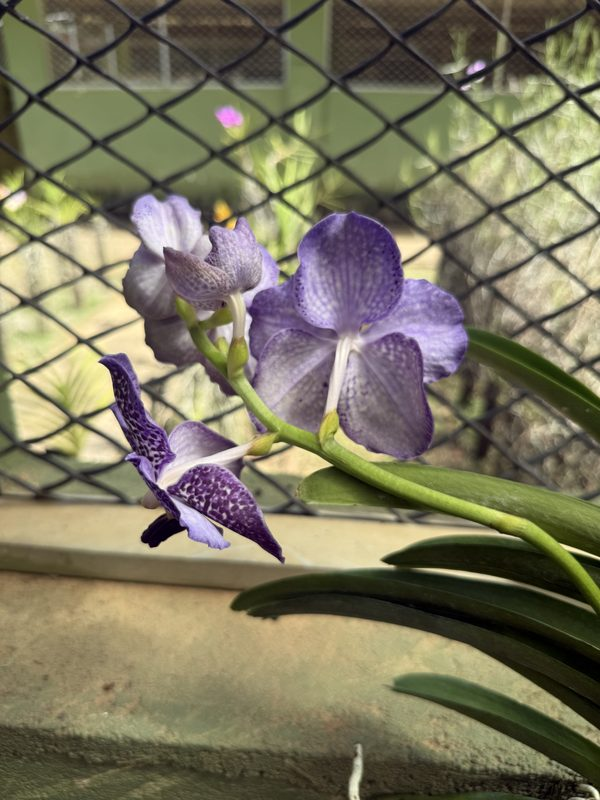
#> input picture ml-models/hybrid_pollination/data/knowledge/collection/img_6038.jpg, 600 x 800 px
$ python flower_morphology.py --image ../data/knowledge/collection/img_6038.jpg
#> lines starting #> are read from the running program, lines starting #| are printed output that depends on the picture; after the words box and inside, x2 and y2 are one past the last pixel; in counts of white or black regions, pixels touching at a corner belong together
"""
Hybrid Pollination - Flower Morphological Feature Extraction

Extracts the flower traits the methodology specifies:

    petal shape
    flower symmetry
    colour patterns
    lip structure (labellum)
    flower size and structure

These are the characteristics a breeder uses when choosing hybrid parents, and
they are the features the compatibility work was originally designed around.

WHERE THESE CAN AND CANNOT BE MEASURED
---------------------------------------
On background-removed images the flower region separates cleanly from foliage,
and every measurement below is meaningful.

On whole-plant nursery photographs they are NOT reliable, and that is a
measured conclusion rather than a caution: a backlit bloom was found to be less
saturated (hue ~14 / saturation ~33) than the sky visible between the leaves
(hue ~109 / saturation ~44), so the flower region cannot be isolated in the
first place. Every function here therefore reports a `reliable` flag, and it is
false when the flower region is too small or too poorly separated to trust.

Orchid flowers are ZYGOMORPHIC - bilaterally symmetric, with one mirror plane
through the lip. That is a real botanical property and is what makes the
symmetry measurement meaningful rather than decorative: a well-formed bloom has
high bilateral symmetry, and breeders select for it.
"""

import os
import sys

import cv2
import numpy as np

sys.path.insert(0, os.path.dirname(os.path.abspath(__file__)))


MIN_FLOWER_AREA = 300      # px, below this nothing is measurable
BG_VALUE, BG_SATURATION = 225, 35
LEAF_HUE_LO, LEAF_HUE_HI = 28, 95


# ──────────────────────────────────────────────
# Region isolation
# ──────────────────────────────────────────────
def isolate_flower(img: np.ndarray) -> tuple:
    """
    Separate the flower from foliage and background on a cutout image.

    Returns:
        (flower_mask, plant_mask)
    """
    hsv = cv2.cvtColor(img, cv2.COLOR_BGR2HSV)
    H, S, V = hsv[:, :, 0], hsv[:, :, 1], hsv[:, :, 2]

    background = (V >= BG_VALUE) & (S <= BG_SATURATION)
    plant = (~background).astype(np.uint8) * 255

    foliage = ((H >= LEAF_HUE_LO) & (H <= LEAF_HUE_HI)).astype(np.uint8) * 255
    foliage = cv2.bitwise_and(foliage, plant)

    coloured = (S >= 45).astype(np.uint8) * 255
    flower = cv2.bitwise_and(cv2.bitwise_and(plant, cv2.bitwise_not(foliage)), coloured)

    kernel = cv2.getStructuringElement(cv2.MORPH_ELLIPSE, (3, 3))
    flower = cv2.morphologyEx(flower, cv2.MORPH_OPEN, kernel, iterations=1)
    flower = cv2.morphologyEx(flower, cv2.MORPH_CLOSE, kernel, iterations=2)

    return flower, plant


# ──────────────────────────────────────────────
# Petal shape and structure
# ──────────────────────────────────────────────
def petal_shape_features(flower: np.ndarray) -> dict:
    """
    Shape descriptors of the bloom outline.

    A Vanda flower is a flat rosette of broad rounded segments; a Papilionanthe
    or terete-type bloom is narrower and more star-like. Circularity, solidity
    and the number of outline lobes separate these.
    """
    f = {"petal_circularity": 0.0, "petal_solidity": 0.0, "petal_aspect": 0.0,
         "petal_extent": 0.0, "petal_lobes": 0, "petal_roughness": 0.0}

    contours, _ = cv2.findContours(flower, cv2.RETR_EXTERNAL, cv2.CHAIN_APPROX_SIMPLE)
    contours = [c for c in contours if cv2.contourArea(c) >= MIN_FLOWER_AREA]
    if not contours:
        return f

    big = max(contours, key=cv2.contourArea)
    area = cv2.contourArea(big)
    perim = cv2.arcLength(big, True)
    hull = cv2.convexHull(big)
    hull_area = cv2.contourArea(hull)
    x, y, w, h = cv2.boundingRect(big)

    f["petal_circularity"] = float(4 * np.pi * area / (perim ** 2)) if perim > 0 else 0.0
    f["petal_solidity"] = float(area / hull_area) if hull_area > 0 else 0.0
    f["petal_aspect"] = float(w / h) if h > 0 else 0.0
    f["petal_extent"] = float(area / (w * h)) if w * h > 0 else 0.0

    # Lobe count: convexity defects deep enough to be the notch between two
    # perianth segments rather than contour noise
    try:
        hull_idx = cv2.convexHull(big, returnPoints=False)
        if len(hull_idx) > 3 and len(big) > 3:
            defects = cv2.convexityDefects(big, np.sort(hull_idx[:, 0])[::-1][:, None])
            if defects is not None:
                threshold = max(600, area * 0.01)
                f["petal_lobes"] = int(sum(1 for d in defects[:, 0, 3] if d > threshold))
    except cv2.error:
        pass

    # Outline roughness: how far the true outline departs from its hull
    hull_perim = cv2.arcLength(hull, True)
    f["petal_roughness"] = float(perim / hull_perim) if hull_perim > 0 else 0.0

    return f


# ──────────────────────────────────────────────
# Symmetry
# ──────────────────────────────────────────────
def symmetry_features(flower: np.ndarray) -> dict:
    """
    Bilateral symmetry of the bloom.

    Orchids are zygomorphic: one mirror plane, running vertically through the
    lip. The mask is centred on its own centroid, aligned to its principal axis,
    then compared with its mirror image. Breeders select for well-formed,
    symmetric flowers, so this is a trait with real selection value.
    """
    f = {"symmetry_vertical": 0.0, "symmetry_horizontal": 0.0,
         "symmetry_axis_angle": 0.0}

    ys, xs = np.nonzero(flower)
    if len(xs) < MIN_FLOWER_AREA:
        return f

    # Principal axis, so a tilted bloom is not scored as asymmetric
    coords = np.stack([xs - xs.mean(), ys - ys.mean()]).astype(np.float32)
    cov = np.cov(coords)
    eigvals, eigvecs = np.linalg.eigh(cov)
    axis = eigvecs[:, np.argmax(eigvals)]
    angle = float(np.degrees(np.arctan2(axis[1], axis[0])))
    f["symmetry_axis_angle"] = round(angle, 2)

    h, w = flower.shape
    centre = (float(xs.mean()), float(ys.mean()))
    rot = cv2.getRotationMatrix2D(centre, angle, 1.0)
    aligned = cv2.warpAffine(flower, rot, (w, h), flags=cv2.INTER_NEAREST)

    ys2, xs2 = np.nonzero(aligned)
    if len(xs2) < MIN_FLOWER_AREA:
        return f

    x0, x1 = xs2.min(), xs2.max()
    y0, y1 = ys2.min(), ys2.max()
    crop = aligned[y0:y1 + 1, x0:x1 + 1]
    if crop.size == 0:
        return f

    def overlap(a, b):
        inter = np.logical_and(a > 0, b > 0).sum()
        union = np.logical_or(a > 0, b > 0).sum()
        return float(inter / union) if union else 0.0

    f["symmetry_vertical"] = round(overlap(crop, cv2.flip(crop, 1)), 4)    # left/right
    f["symmetry_horizontal"] = round(overlap(crop, cv2.flip(crop, 0)), 4)  # top/bottom

    return f


# ──────────────────────────────────────────────
# Colour pattern
# ──────────────────────────────────────────────
def colour_pattern_features(img: np.ndarray, flower: np.ndarray) -> dict:
    """
    Colour distribution across the bloom.

    Distinguishes a plain flower from a spotted or tessellated one by how
    variable the colour is WITHIN the bloom, and how much of it departs from the
    bloom's own dominant tone. Measured relative to the flower itself so that
    exposure does not decide the answer.
    """
    f = {"colour_uniformity": 0.0, "colour_spread": 0.0, "spot_fraction": 0.0,
         "pattern": "unknown", "dominant_hue": 0.0, "secondary_fraction": 0.0}

    m = flower > 0
    if m.sum() < MIN_FLOWER_AREA:
        return f

    hsv = cv2.cvtColor(img, cv2.COLOR_BGR2HSV)
    H = hsv[:, :, 0][m].astype(np.float32)
    S = hsv[:, :, 1][m].astype(np.float32)
    V = hsv[:, :, 2][m].astype(np.float32)

    f["dominant_hue"] = float(np.median(H))
    f["colour_spread"] = float(np.percentile(H, 75) - np.percentile(H, 25))
    f["colour_uniformity"] = float(1.0 / (1.0 + H.std()))

    # Tissue markedly darker than the bloom's own median = spot or vein
    dark = V < (np.median(V) - 35)
    f["spot_fraction"] = float(dark.mean())

    # Tissue at a clearly different hue = a second colour, e.g. a coloured lip
    off_hue = np.abs(H - np.median(H)) > 15
    f["secondary_fraction"] = float(off_hue.mean())

    if f["spot_fraction"] > 0.22:
        f["pattern"] = "tessellated"
    elif f["spot_fraction"] > 0.08:
        f["pattern"] = "spotted"
    elif f["secondary_fraction"] > 0.25:
        f["pattern"] = "bicolour"
    else:
        f["pattern"] = "plain"

    return f


# ──────────────────────────────────────────────
# Lip (labellum)
# ──────────────────────────────────────────────
def lip_features(img: np.ndarray, flower: np.ndarray) -> dict:
    """
    Approximate the labellum - the modified lower petal.

    The lip matters to this project specifically: it carries the column, and the
    pollinia sit under the anther cap at its base. It is usually a different
    colour from the petals and sits at the bottom of the bloom.

    This is an APPROXIMATION by colour and position, not a trained detector, and
    `lip_confidence` says how distinct the candidate actually was. On a plain
    single-coloured flower the lip cannot be separated at all, and the
    confidence correctly falls to near zero.
    """
    f = {"lip_area_ratio": 0.0, "lip_hue_offset": 0.0, "lip_relative_y": 0.0,
         "lip_confidence": 0.0}

    m = flower > 0
    if m.sum() < MIN_FLOWER_AREA:
        return f

    hsv = cv2.cvtColor(img, cv2.COLOR_BGR2HSV)
    H = hsv[:, :, 0].astype(np.float32)
    median_hue = float(np.median(H[m]))

    # Candidate lip: flower tissue whose hue departs from the bloom's dominant
    off = (np.abs(H - median_hue) > 15) & m
    off_mask = (off.astype(np.uint8)) * 255
    kernel = cv2.getStructuringElement(cv2.MORPH_ELLIPSE, (3, 3))
    off_mask = cv2.morphologyEx(off_mask, cv2.MORPH_OPEN, kernel, iterations=1)

    n, labels, stats, centroids = cv2.connectedComponentsWithStats(
        (off_mask > 0).astype(np.uint8), 8)
    if n <= 1:
        return f

    # Largest distinct-coloured region
    idx = 1 + int(np.argmax(stats[1:, cv2.CC_STAT_AREA]))
    lip_area = int(stats[idx, cv2.CC_STAT_AREA])
    flower_area = int(m.sum())

    if lip_area < 40:
        return f

    f["lip_area_ratio"] = round(lip_area / flower_area, 4)
    f["lip_hue_offset"] = round(abs(float(np.median(H[labels == idx])) - median_hue), 2)

    # Vertical position within the bloom: 0 = top, 1 = bottom. A real lip sits low.
    ys = np.nonzero(m)[0]
    lip_y = float(centroids[idx][1])
    span = float(ys.max() - ys.min()) or 1.0
    f["lip_relative_y"] = round((lip_y - ys.min()) / span, 3)

    # Confident when the region is a sensible size, clearly off-hue, and low
    size_ok = 0.03 <= f["lip_area_ratio"] <= 0.45
    hue_ok = f["lip_hue_offset"] >= 15
    pos_ok = f["lip_relative_y"] >= 0.35
    f["lip_confidence"] = round(
        (0.4 * size_ok + 0.35 * hue_ok + 0.25 * pos_ok), 2)

    return f


# ──────────────────────────────────────────────
# Public API
# ──────────────────────────────────────────────
def extract_flower_morphology(image_path: str = None, img: np.ndarray = None) -> dict:
    """
    All flower morphological features for one image.

    Returns a dict including `reliable`, which is False when the flower region
    is too small or too poorly separated for the measurements to mean anything.
    Callers must check it rather than using the numbers blindly.
    """
    if img is None:
        img = cv2.imread(image_path)
#> img is the input picture: shape (800, 600, 3); mean B, G, R 94.8, 118.8, 123.7
        if img is None:
            raise ValueError(f"Could not read {image_path}")

    flower, plant = isolate_flower(img)
#> in isolate_flower, `H, S, V = hsv[:, :, 0], hsv[:, :, 1], hsv[:, :, 2]`:
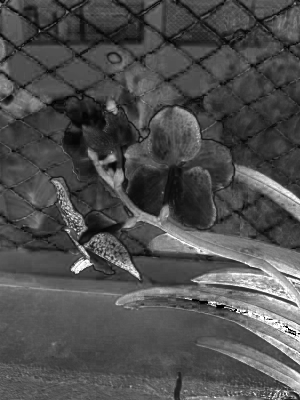
#> S: shape (800, 600) (shown at 1/2 size); min 0, max 255, mean 79.1
#> in isolate_flower, `H, S, V = hsv[:, :, 0], hsv[:, :, 1], hsv[:, :, 2]`:
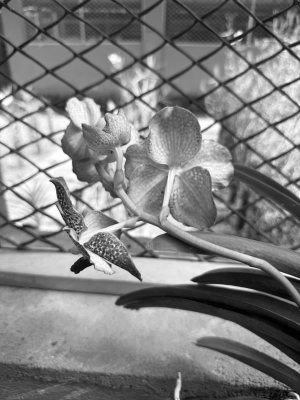
#> V: shape (800, 600) (shown at 1/2 size); min 0, max 255, mean 127.4
#> in isolate_flower, `background = (V >= BG_VALUE) & (S <= BG_SATURATION)`:
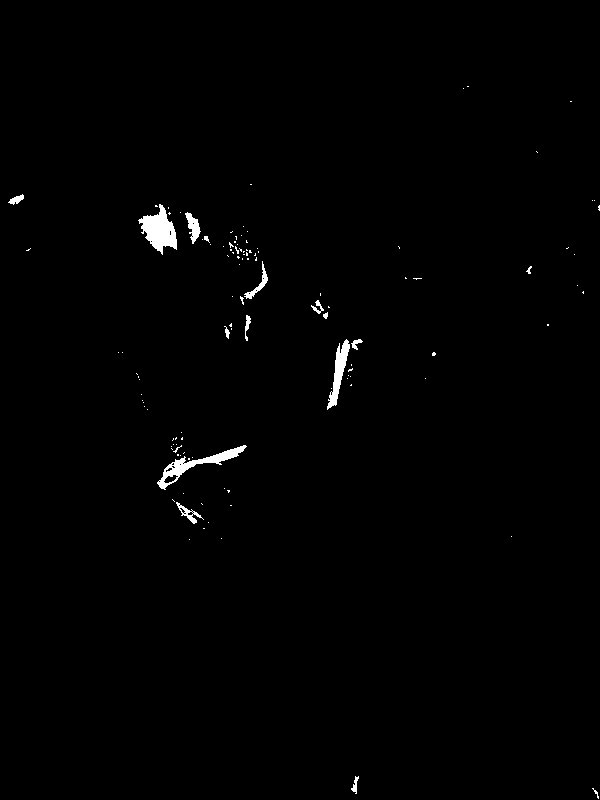
#> background: shape (800, 600) bool; 0.8% white; 117 white regions (101 under 20 px), largest, box (x1, y1, x2, y2) and area: (138, 204, 177, 255) 1018, (157, 445, 247, 490) 830, (327, 339, 350, 410) 594
#> in isolate_flower, `flower = cv2.morphologyEx(flower, cv2.MORPH_CLOSE, kernel, iterations=2)`:
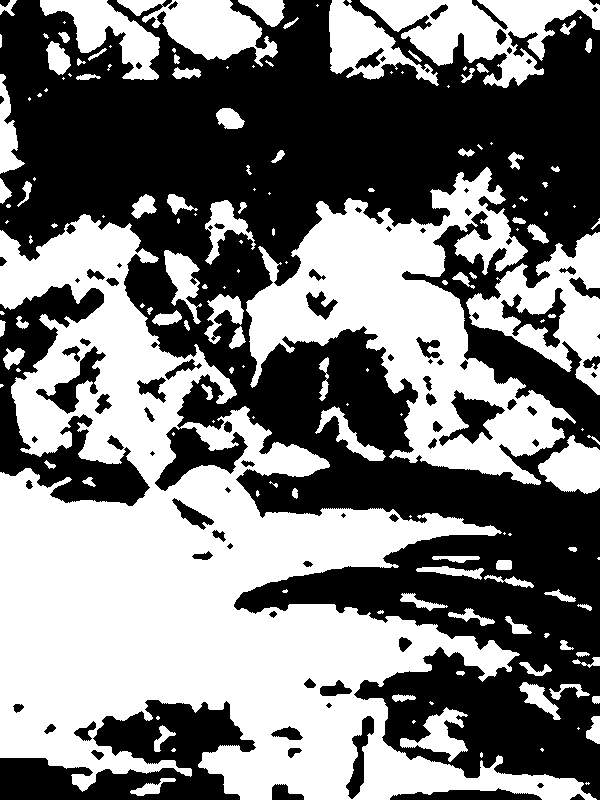
#> flower: shape (800, 600); 48% white; 159 white regions (65 under 20 px)

    flower_area = int(cv2.countNonZero(flower))
#> flower_area = 230501
    plant_area = int(cv2.countNonZero(plant))
#> plant_area = 476146
    frame_area = img.shape[0] * img.shape[1]

    features = {
        "flower_area_px": flower_area,
        "flower_frame_ratio": round(flower_area / frame_area, 4),
        "flower_plant_ratio": round(flower_area / plant_area, 4) if plant_area else 0.0,
        "reliable": flower_area >= MIN_FLOWER_AREA,
    }
#> features = {'flower_area_px': 230501, 'flower_frame_ratio': 0.48, 'flower_plant_ratio': 0.484, 'reliable': True}

    features.update(petal_shape_features(flower))
#> in petal_shape_features, `contours, _ = cv2.findContours(flower, cv2.RETR_EXTERNAL, cv2.CHAIN_AP..`: contours = 156 contours, 81 with area under 20; largest, box (x1, y1, x2, y2) and area: (0, 214, 597, 800) 144742, (246, 167, 576, 485) 41240, (466, 232, 600, 395) 10118, (360, 0, 600, 88) 9376, (117, 0, 278, 67) 4932
#> in petal_shape_features, `contours = [c for c in contours if cv2.contourArea(c) >= MIN_FLOWER_AR..`: contours = 20 contours; largest, box (x1, y1, x2, y2) and area: (0, 214, 597, 800) 144742, (246, 167, 576, 485) 41240, (466, 232, 600, 395) 10118, (360, 0, 600, 88) 9376, (117, 0, 278, 67) 4932
#> in petal_shape_features, `big = max(contours, key=cv2.contourArea)`: big = contour of 1900 points, box (x1, y1, x2, y2) (0, 214, 597, 800), area 144742
#> in petal_shape_features, `area = cv2.contourArea(big)`: area = 144742.5
#> in petal_shape_features, `perim = cv2.arcLength(big, True)`: perim = 5743.7
#> in petal_shape_features, `hull = cv2.convexHull(big)`: hull = contour of 10 points, box (x1, y1, x2, y2) (0, 214, 597, 800), area 241464
#> in petal_shape_features, `hull_area = cv2.contourArea(hull)`: hull_area = 241464.5
#> in petal_shape_features, `x, y, w, h = cv2.boundingRect(big)`: x = 0; y = 214; w = 597; h = 586
#> in petal_shape_features, `hull_idx = cv2.convexHull(big, returnPoints=False)`: hull_idx = [1899, 1873, 1314, 1313, 845, 762, 517, 486, 58, 0]
#> in petal_shape_features, `defects = cv2.convexityDefects(big, np.sort(hull_idx[:, 0])[::-1][:, N..`: defects = [[0, 58, 36, 9246], [58, 486, 380, 38400], [486, 517, 504, 6264], [517, 762, 690, 25130], [762, 845, 765, 4096], [845, 1313, 1197, 70989], [1314, 1873, 1468, 36378], [1873, 1899, 1887, 3192]]
#> in petal_shape_features, `threshold = max(600, area * 0.01)`: threshold = 1447.4
#> in petal_shape_features, `hull_perim = cv2.arcLength(hull, True)`: hull_perim = 2028.4
    features.update(symmetry_features(flower))
#> in symmetry_features, `cov = np.cov(coords)`: cov = [[27372.5, -6125.6], [-6125.6, 48573]]
#> in symmetry_features, `eigvals, eigvecs = np.linalg.eigh(cov)`: eigvals = [25729.9, 50215.6]; eigvecs = [[-0.966, -0.259], [-0.259, 0.966]]
#> in symmetry_features, `axis = eigvecs[:, np.argmax(eigvals)]`: axis = [-0.259, 0.966]
#> in symmetry_features, `angle = float(np.degrees(np.arctan2(axis[1], axis[0])))`: angle = 105
#> in symmetry_features, `centre = (float(xs.mean()), float(ys.mean()))`: centre = (269.4, 450.5)
#> in symmetry_features, `rot = cv2.getRotationMatrix2D(centre, angle, 1.0)`: rot = [[-0.259, 0.966, -95.89], [-0.966, -0.259, 827.4]]
#> in symmetry_features, `aligned = cv2.warpAffine(flower, rot, (w, h), flags=cv2.INTER_NEAREST)`:
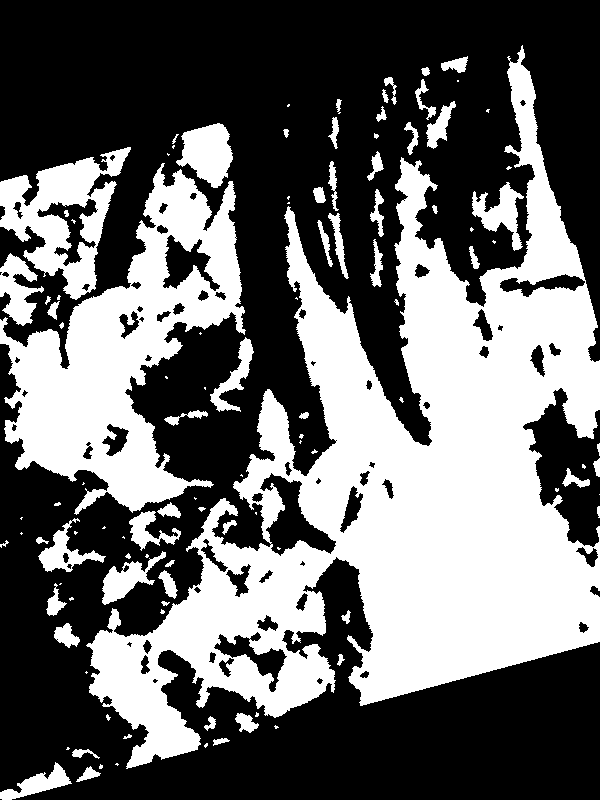
#> aligned: shape (800, 600); 40.8% white; 109 white regions (46 under 20 px), largest, box (x1, y1, x2, y2) and area: (86, 45, 600, 769) 133760, (0, 163, 246, 515) 35315, (0, 147, 131, 300) 8470
#> in symmetry_features, `x0, x1 = xs2.min(), xs2.max()`: x0 = 0; x1 = 599
#> in symmetry_features, `y0, y1 = ys2.min(), ys2.max()`: y0 = 45; y1 = 799
#> in symmetry_features, `crop = aligned[y0:y1 + 1, x0:x1 + 1]`:
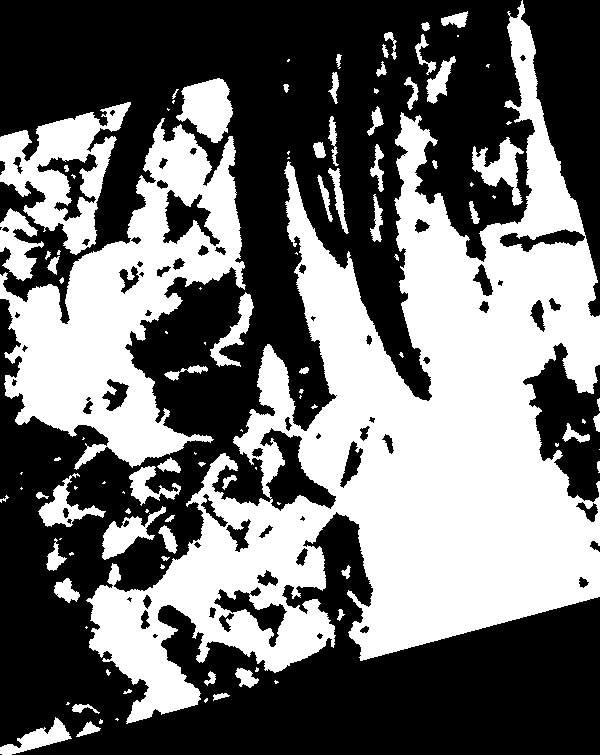
#> crop: shape (755, 600); 43.2% white; 109 white regions (46 under 20 px), largest, box (x1, y1, x2, y2) and area: (86, 0, 600, 724) 133760, (0, 118, 246, 470) 35315, (0, 102, 131, 255) 8470
#> in overlap, `inter = np.logical_and(a > 0, b > 0).sum()`: inter = 108344
#> in overlap, `union = np.logical_or(a > 0, b > 0).sum()`: union = 283216
    features.update(colour_pattern_features(img, flower))
    features.update(lip_features(img, flower))
#> in lip_features, `median_hue = float(np.median(H[m]))`: median_hue = 24
#> in lip_features, `n, labels, stats, centroids = cv2.connectedComponentsWithStats( (off_m..`:
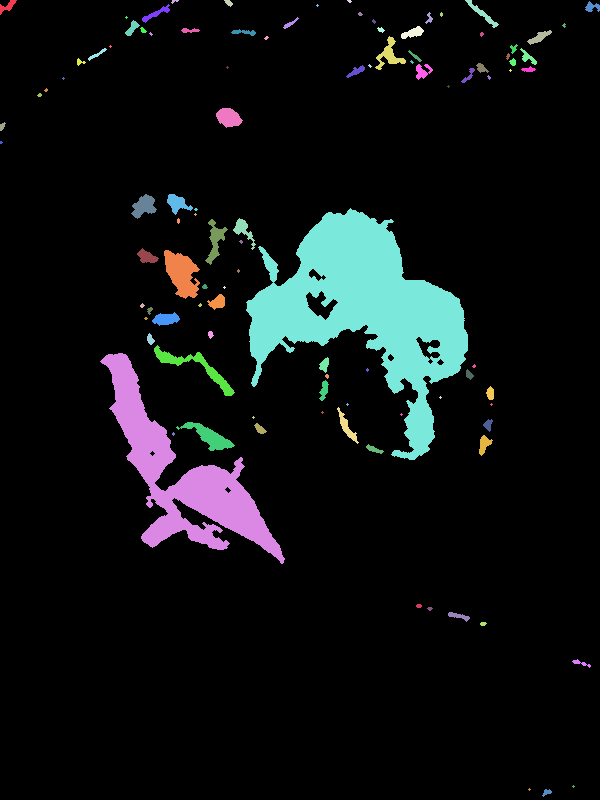
#> labels: shape (800, 600) int32; 104 distinct labels, from 0 to 103; one colour per label, 0 black
#> in lip_features, `n, labels, stats, centroids = cv2.connectedComponentsWithStats( (off_m..`: n = 104; stats = 104 rows, first 6: [0, 0, 600, 800, 437334], [0, 0, 17, 15, 102], [171, 0, 8, 4, 16], [224, 0, 9, 7, 37], [347, 0, 5, 3, 10], [465, 0, 34, 28, 189]; centroids = 104 pairs, first value 0.714 to 591.7, second value 0.8 to 792
#> in lip_features, `idx = 1 + int(np.argmax(stats[1:, cv2.CC_STAT_AREA]))`: idx = 55
#> in lip_features, `lip_area = int(stats[idx, cv2.CC_STAT_AREA])`: lip_area = 23151
#> in lip_features, `flower_area = int(m.sum())`: flower_area = 230501
#> in lip_features, `lip_y = float(centroids[idx][1])`: lip_y = 310.2
#> in lip_features, `span = float(ys.max() - ys.min()) or 1.0`: span = 799
#> in lip_features, `size_ok = 0.03 <= f["lip_area_ratio"] <= 0.45`: size_ok = True

    if not features["reliable"]:
        features["note"] = ("No flower region large enough to measure. On a "
                            "whole-plant photograph this is expected - flower "
                            "morphology needs a bloom close-up.")

    return features


# [10 lines left out: function get_morphology_feature_names, not called in this run]


if __name__ == "__main__":
    import argparse

    parser = argparse.ArgumentParser(description="Extract flower morphology")
    parser.add_argument("--image", required=True)
    args = parser.parse_args()

    f = extract_flower_morphology(args.image)
#> f = 23 items

    print("\n" + "=" * 58)
    print("FLOWER MORPHOLOGY")
    print("=" * 58)
    print(f"  reliable: {f['reliable']}")
#|   reliable: True
    if not f["reliable"]:
        print(f"  {f.get('note', '')}")
    print(f"\n  Size      area={f['flower_area_px']}px  "
          f"{f['flower_plant_ratio']:.1%} of plant")
#|   Size      area=230501px  48.4% of plant
    print(f"  Petal     circularity={f['petal_circularity']:.3f}  "
          f"solidity={f['petal_solidity']:.3f}  lobes={f['petal_lobes']}")
#|   Petal     circularity=0.055  solidity=0.599  lobes=8
    print(f"  Symmetry  vertical={f['symmetry_vertical']:.3f}  "
          f"horizontal={f['symmetry_horizontal']:.3f}")
#|   Symmetry  vertical=0.383  horizontal=0.396
    print(f"  Pattern   {f['pattern']}  (spots {f['spot_fraction']:.1%}, "
          f"second colour {f['secondary_fraction']:.1%})")
#|   Pattern   tessellated  (spots 32.5%, second colour 18.8%)
    print(f"  Lip       area={f['lip_area_ratio']:.1%}  "
          f"hue offset={f['lip_hue_offset']:.0f}  confidence={f['lip_confidence']:.2f}")
#|   Lip       area=10.0%  hue offset=110  confidence=1.00
    print("=" * 58)
